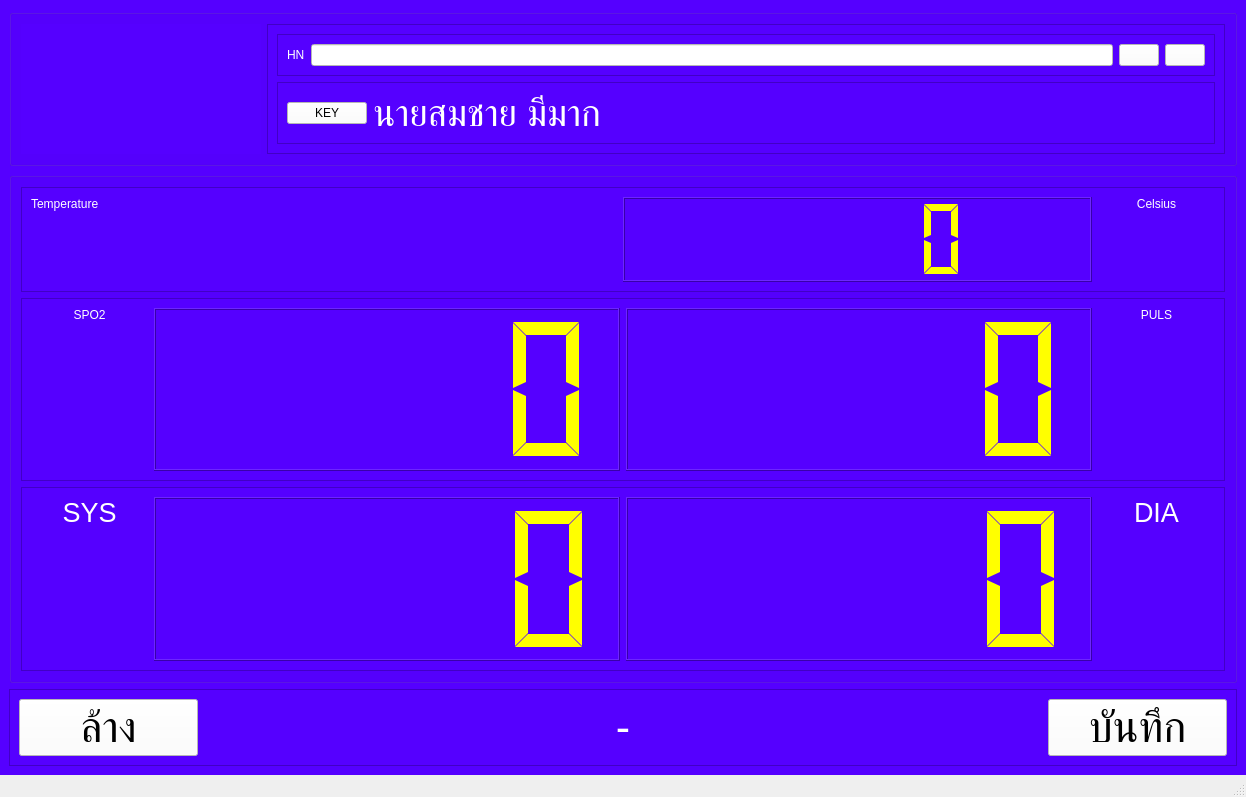
<?xml version="1.0" encoding="UTF-8"?>
<ui version="4.0">
 <class>MainWindow</class>
 <widget class="QMainWindow" name="MainWindow">
  <property name="geometry">
   <rect>
    <x>0</x>
    <y>0</y>
    <width>1246</width>
    <height>797</height>
   </rect>
  </property>
  <property name="windowTitle">
   <string>Smart Vital Sign</string>
  </property>
  <widget class="QWidget" name="centralwidget">
   <property name="font">
    <font>
     <family>MS Shell Dlg 2</family>
     <pointsize>20</pointsize>
     <weight>50</weight>
     <italic>false</italic>
     <bold>false</bold>
    </font>
   </property>
   <property name="styleSheet">
    <string notr="true">background-color: rgb(85, 0, 255);
color: rgb(170, 255, 0);
font: 20pt &quot;MS Shell Dlg 2&quot;;</string>
   </property>
   <layout class="QVBoxLayout" name="verticalLayout" stretch="20,70,10">
    <item>
     <widget class="QGroupBox" name="groupBox">
      <property name="styleSheet">
       <string notr="true">font: 75 20pt &quot;MS Shell Dlg 2&quot;;
color: rgb(255, 255, 255);</string>
      </property>
      <property name="title">
       <string/>
      </property>
      <layout class="QHBoxLayout" name="horizontalLayout_3" stretch="20,80">
       <item>
        <widget class="QLabel" name="lb_pt_pic">
         <property name="styleSheet">
          <string notr="true">border-color: rgb(170, 85, 0);</string>
         </property>
         <property name="text">
          <string/>
         </property>
         <property name="pixmap">
          <pixmap>user.png</pixmap>
         </property>
         <property name="scaledContents">
          <bool>true</bool>
         </property>
        </widget>
       </item>
       <item>
        <widget class="QFrame" name="frame_3">
         <property name="frameShape">
          <enum>QFrame::StyledPanel</enum>
         </property>
         <property name="frameShadow">
          <enum>QFrame::Raised</enum>
         </property>
         <layout class="QVBoxLayout" name="verticalLayout_3" stretch="30,70">
          <item>
           <widget class="QFrame" name="frame_4">
            <property name="frameShape">
             <enum>QFrame::StyledPanel</enum>
            </property>
            <property name="frameShadow">
             <enum>QFrame::Raised</enum>
            </property>
            <layout class="QHBoxLayout" name="horizontalLayout_4" stretch="0,100,0,0">
             <item>
              <widget class="QLabel" name="lbBarMode">
               <property name="styleSheet">
                <string notr="true">font: 18pt &quot;MS Shell Dlg 2&quot;;</string>
               </property>
               <property name="text">
                <string>HN</string>
               </property>
               <property name="alignment">
                <set>Qt::AlignJustify|Qt::AlignVCenter</set>
               </property>
              </widget>
             </item>
             <item>
              <widget class="QLineEdit" name="txtId">
               <property name="styleSheet">
                <string notr="true">background-color: rgb(255, 255, 255);
color: rgb(0, 0, 0);</string>
               </property>
              </widget>
             </item>
             <item>
              <widget class="QPushButton" name="btn_kb">
               <property name="styleSheet">
                <string notr="true">font: 20pt &quot;MS Shell Dlg 2&quot;;
color: rgb(0, 0, 0);
background-color: rgb(255, 255, 255);</string>
               </property>
               <property name="text">
                <string/>
               </property>
               <property name="icon">
                <iconset>
                 <normaloff>icon_keyboard.png</normaloff>icon_keyboard.png</iconset>
               </property>
               <property name="iconSize">
                <size>
                 <width>39</width>
                 <height>39</height>
                </size>
               </property>
               <property name="flat">
                <bool>false</bool>
               </property>
              </widget>
             </item>
             <item>
              <widget class="QPushButton" name="btn_find">
               <property name="styleSheet">
                <string notr="true">font: 20pt &quot;MS Shell Dlg 2&quot;;
color: rgb(0, 0, 0);
background-color: rgb(255, 255, 255);</string>
               </property>
               <property name="text">
                <string/>
               </property>
               <property name="icon">
                <iconset>
                 <normaloff>icons8-search-50.png</normaloff>icons8-search-50.png</iconset>
               </property>
               <property name="iconSize">
                <size>
                 <width>39</width>
                 <height>39</height>
                </size>
               </property>
               <property name="flat">
                <bool>false</bool>
               </property>
              </widget>
             </item>
            </layout>
           </widget>
          </item>
          <item>
           <widget class="QFrame" name="frame_5">
            <property name="font">
             <font>
              <family>MS Shell Dlg 2</family>
              <pointsize>20</pointsize>
              <weight>9</weight>
              <italic>false</italic>
              <bold>false</bold>
             </font>
            </property>
            <property name="frameShape">
             <enum>QFrame::StyledPanel</enum>
            </property>
            <property name="frameShadow">
             <enum>QFrame::Raised</enum>
            </property>
            <layout class="QHBoxLayout" name="horizontalLayout_5" stretch="0,70">
             <item>
              <widget class="QPushButton" name="btnKey">
               <property name="styleSheet">
                <string notr="true">background-color: rgb(255, 255, 255);
font: 28pt &quot;MS Shell Dlg 2&quot;;
color: rgb(0, 0, 0);</string>
               </property>
               <property name="text">
                <string>KEY</string>
               </property>
              </widget>
             </item>
             <item>
              <widget class="QLabel" name="lbFullname">
               <property name="font">
                <font>
                 <family>MS Shell Dlg 2</family>
                 <pointsize>28</pointsize>
                 <weight>50</weight>
                 <italic>false</italic>
                 <bold>false</bold>
                </font>
               </property>
               <property name="styleSheet">
                <string notr="true">font: 28pt &quot;MS Shell Dlg 2&quot;;</string>
               </property>
               <property name="text">
                <string>นายสมชาย มีมาก</string>
               </property>
              </widget>
             </item>
            </layout>
           </widget>
          </item>
         </layout>
        </widget>
       </item>
      </layout>
     </widget>
    </item>
    <item>
     <widget class="QGroupBox" name="groupBox_2">
      <property name="styleSheet">
       <string notr="true">font: 75 20pt &quot;MS Shell Dlg 2&quot;;
color: rgb(255, 255, 255);</string>
      </property>
      <property name="title">
       <string/>
      </property>
      <layout class="QVBoxLayout" name="verticalLayout_2" stretch="20,35,35">
       <item>
        <widget class="QFrame" name="frame_6">
         <property name="styleSheet">
          <string notr="true"/>
         </property>
         <property name="frameShape">
          <enum>QFrame::StyledPanel</enum>
         </property>
         <property name="frameShadow">
          <enum>QFrame::Raised</enum>
         </property>
         <layout class="QHBoxLayout" name="horizontalLayout_6" stretch="50,40,10">
          <item>
           <widget class="QLabel" name="label_5">
            <property name="styleSheet">
             <string notr="true">font: 20pt &quot;MS Shell Dlg 2&quot;;</string>
            </property>
            <property name="text">
             <string>Temperature</string>
            </property>
            <property name="alignment">
             <set>Qt::AlignLeading|Qt::AlignLeft|Qt::AlignTop</set>
            </property>
           </widget>
          </item>
          <item>
           <widget class="QLCDNumber" name="lcd_tp">
            <property name="styleSheet">
             <string notr="true">color:yellow</string>
            </property>
            <property name="frameShadow">
             <enum>QFrame::Raised</enum>
            </property>
            <property name="lineWidth">
             <number>1</number>
            </property>
            <property name="segmentStyle">
             <enum>QLCDNumber::Flat</enum>
            </property>
           </widget>
          </item>
          <item>
           <widget class="QLabel" name="label_6">
            <property name="styleSheet">
             <string notr="true">font: 20pt &quot;MS Shell Dlg 2&quot;;</string>
            </property>
            <property name="text">
             <string>Celsius</string>
            </property>
            <property name="alignment">
             <set>Qt::AlignHCenter|Qt::AlignTop</set>
            </property>
           </widget>
          </item>
         </layout>
        </widget>
       </item>
       <item>
        <widget class="QFrame" name="frame_2">
         <property name="frameShape">
          <enum>QFrame::StyledPanel</enum>
         </property>
         <property name="frameShadow">
          <enum>QFrame::Raised</enum>
         </property>
         <layout class="QHBoxLayout" name="horizontalLayout_2" stretch="10,40,40,10">
          <item>
           <widget class="QLabel" name="label_3">
            <property name="styleSheet">
             <string notr="true">font: 20pt &quot;MS Shell Dlg 2&quot;;</string>
            </property>
            <property name="text">
             <string>SPO2</string>
            </property>
            <property name="alignment">
             <set>Qt::AlignHCenter|Qt::AlignTop</set>
            </property>
           </widget>
          </item>
          <item>
           <widget class="QLCDNumber" name="lcd_spo">
            <property name="styleSheet">
             <string notr="true">color:yellow</string>
            </property>
            <property name="segmentStyle">
             <enum>QLCDNumber::Flat</enum>
            </property>
            <property name="intValue" stdset="0">
             <number>0</number>
            </property>
           </widget>
          </item>
          <item>
           <widget class="QLCDNumber" name="lcd_pul">
            <property name="styleSheet">
             <string notr="true">color:yellow</string>
            </property>
            <property name="segmentStyle">
             <enum>QLCDNumber::Flat</enum>
            </property>
            <property name="intValue" stdset="0">
             <number>0</number>
            </property>
           </widget>
          </item>
          <item>
           <widget class="QLabel" name="label_4">
            <property name="styleSheet">
             <string notr="true">font: 20pt &quot;MS Shell Dlg 2&quot;;</string>
            </property>
            <property name="text">
             <string>PULS</string>
            </property>
            <property name="alignment">
             <set>Qt::AlignHCenter|Qt::AlignTop</set>
            </property>
           </widget>
          </item>
         </layout>
        </widget>
       </item>
       <item>
        <widget class="QFrame" name="frame">
         <property name="styleSheet">
          <string notr="true"/>
         </property>
         <property name="frameShape">
          <enum>QFrame::StyledPanel</enum>
         </property>
         <property name="frameShadow">
          <enum>QFrame::Raised</enum>
         </property>
         <layout class="QHBoxLayout" name="horizontalLayout" stretch="10,40,40,10">
          <item>
           <widget class="QLabel" name="label">
            <property name="font">
             <font>
              <family>MS Shell Dlg 2</family>
              <pointsize>20</pointsize>
              <weight>50</weight>
              <italic>false</italic>
              <bold>false</bold>
             </font>
            </property>
            <property name="styleSheet">
             <string notr="true">font: 20pt &quot;MS Shell Dlg 2&quot;;</string>
            </property>
            <property name="text">
             <string>SYS</string>
            </property>
            <property name="alignment">
             <set>Qt::AlignHCenter|Qt::AlignTop</set>
            </property>
           </widget>
          </item>
          <item>
           <widget class="QLCDNumber" name="lcd_bps">
            <property name="font">
             <font>
              <family>MS Shell Dlg 2</family>
              <pointsize>20</pointsize>
              <weight>9</weight>
              <italic>false</italic>
              <bold>false</bold>
             </font>
            </property>
            <property name="styleSheet">
             <string notr="true">color:yellow</string>
            </property>
            <property name="segmentStyle">
             <enum>QLCDNumber::Flat</enum>
            </property>
            <property name="intValue" stdset="0">
             <number>0</number>
            </property>
           </widget>
          </item>
          <item>
           <widget class="QLCDNumber" name="lcd_bpd">
            <property name="styleSheet">
             <string notr="true">color:yellow</string>
            </property>
            <property name="segmentStyle">
             <enum>QLCDNumber::Flat</enum>
            </property>
            <property name="intValue" stdset="0">
             <number>0</number>
            </property>
           </widget>
          </item>
          <item>
           <widget class="QLabel" name="label_2">
            <property name="font">
             <font>
              <family>MS Shell Dlg 2</family>
              <pointsize>20</pointsize>
              <weight>50</weight>
              <italic>false</italic>
              <bold>false</bold>
             </font>
            </property>
            <property name="styleSheet">
             <string notr="true">font: 20pt &quot;MS Shell Dlg 2&quot;;</string>
            </property>
            <property name="text">
             <string>DIA</string>
            </property>
            <property name="alignment">
             <set>Qt::AlignHCenter|Qt::AlignTop</set>
            </property>
           </widget>
          </item>
         </layout>
        </widget>
       </item>
      </layout>
     </widget>
    </item>
    <item>
     <widget class="QFrame" name="frame_7">
      <property name="frameShape">
       <enum>QFrame::StyledPanel</enum>
      </property>
      <property name="frameShadow">
       <enum>QFrame::Raised</enum>
      </property>
      <layout class="QHBoxLayout" name="horizontalLayout_7" stretch="15,70,15">
       <item>
        <widget class="QPushButton" name="btn_cls">
         <property name="font">
          <font>
           <family>MS Shell Dlg 2</family>
           <pointsize>32</pointsize>
           <weight>50</weight>
           <italic>false</italic>
           <bold>false</bold>
          </font>
         </property>
         <property name="styleSheet">
          <string notr="true">background-color: rgb(255, 255, 255);
font: 32pt &quot;MS Shell Dlg 2&quot;;
color: rgb(0, 0, 0);</string>
         </property>
         <property name="text">
          <string>ล้าง</string>
         </property>
         <property name="icon">
          <iconset>
           <normaloff>x-mark-512.png</normaloff>x-mark-512.png</iconset>
         </property>
         <property name="iconSize">
          <size>
           <width>50</width>
           <height>30</height>
          </size>
         </property>
         <property name="autoDefault">
          <bool>false</bool>
         </property>
         <property name="default">
          <bool>false</bool>
         </property>
         <property name="flat">
          <bool>false</bool>
         </property>
        </widget>
       </item>
       <item>
        <widget class="QLabel" name="lbMsg">
         <property name="font">
          <font>
           <family>MS Shell Dlg 2</family>
           <pointsize>32</pointsize>
           <weight>50</weight>
           <italic>false</italic>
           <bold>false</bold>
          </font>
         </property>
         <property name="styleSheet">
          <string notr="true">font: 32pt &quot;MS Shell Dlg 2&quot;;
color:white;
text-align:center;</string>
         </property>
         <property name="text">
          <string>-</string>
         </property>
         <property name="alignment">
          <set>Qt::AlignCenter</set>
         </property>
        </widget>
       </item>
       <item>
        <widget class="QPushButton" name="btn_save">
         <property name="font">
          <font>
           <family>MS Shell Dlg 2</family>
           <pointsize>32</pointsize>
           <weight>50</weight>
           <italic>false</italic>
           <bold>false</bold>
          </font>
         </property>
         <property name="styleSheet">
          <string notr="true">background-color: rgb(255, 255, 255);
font: 32pt &quot;MS Shell Dlg 2&quot;;
color: rgb(0, 0, 0);</string>
         </property>
         <property name="text">
          <string>บันทึก</string>
         </property>
         <property name="icon">
          <iconset>
           <normaloff>checkmark-512.png</normaloff>checkmark-512.png</iconset>
         </property>
         <property name="iconSize">
          <size>
           <width>50</width>
           <height>30</height>
          </size>
         </property>
        </widget>
       </item>
      </layout>
     </widget>
    </item>
   </layout>
  </widget>
  <widget class="QStatusBar" name="statusBar"/>
 </widget>
 <resources/>
 <connections/>
</ui>
